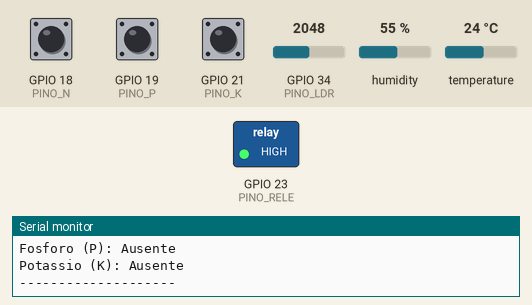
Recording of a sketch running on a simulated ESP32. Parts: switched loads named in the sketch (green lamp = pin HIGH), the last lines printed to the serial monitor. The inputs (shaded band) are chosen by the test bench; at power-on: humidity 55 %, GPIO 18 (PINO_N) HIGH, GPIO 19 (PINO_P) HIGH, GPIO 21 (PINO_K) HIGH, GPIO 34 (PINO_LDR) = 2048, temperature 24 °C.

Above: at 2.8 s.
2.9 s: humidity set to 51 %
5.6 s: humidity set to 48 %
At 6.7 s:
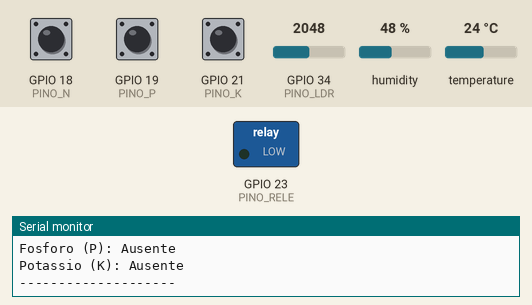
19.7 s: humidity set to 68 %
At 20.6 s:
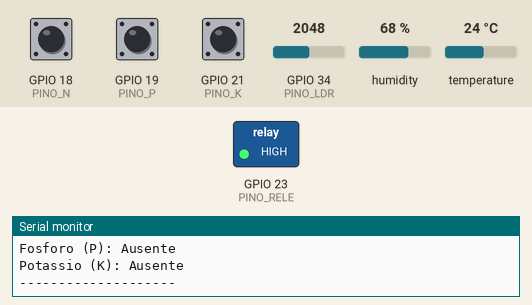
Timing chart, 0 to 22.7 s (numbered marks = the images above; inputs shaded):
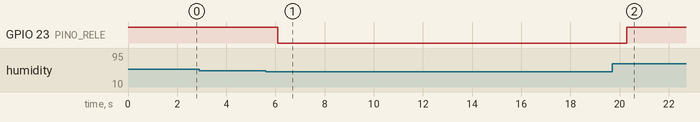

Measured:
- the behaviour switches between 50 and 49 % on humidity (found by bisection; images 0 and 1)
- after the input at 5.6 s, GPIO 23 (PINO_RELE): HIGH → LOW after 0.49 s
- after the input at 19.7 s, GPIO 23 (PINO_RELE): LOW → HIGH after 0.58 s

The sketch:

sketch.ino
```cpp
#include <DHTesp.h>

// Pinos do FarmTech
const int PINO_DHT = 15;
const int PINO_LDR = 34;
const int PINO_RELE = 23;
const int PINO_N = 18;
const int PINO_P = 19;
const int PINO_K = 21;

DHTesp dht;

void setup() {
  Serial.begin(115200);

  dht.setup(PINO_DHT, DHTesp::DHT22);
  pinMode(PINO_RELE, OUTPUT);
  digitalWrite(PINO_RELE, HIGH);
  pinMode(PINO_N, INPUT_PULLUP);
  pinMode(PINO_P, INPUT_PULLUP);
  pinMode(PINO_K, INPUT_PULLUP);

  Serial.println("FarmTech Solutions");
  Serial.println("Monitoramento de Solo e NPK");
}

void loop() {

  int luminosidade = analogRead(PINO_LDR);
  // Conversao do LDR para pH simulado
float phSolo = luminosidade * 14.0 / 4095.0;
  TempAndHumidity dados = dht.getTempAndHumidity();

  // Controle automatico da irrigacao
if (isnan(dados.humidity)) {
  digitalWrite(PINO_RELE, HIGH);
  Serial.println("ERRO: Irrigacao desligada!");
} else if (dados.humidity < 50.0) {
  digitalWrite(PINO_RELE, LOW);
  Serial.println("IRRIGACAO LIGADA - Solo seco!");
} else {
  digitalWrite(PINO_RELE, HIGH);
  Serial.println("IRRIGACAO DESLIGADA - Umidade adequada!");
}

  Serial.println("----- FARMTECH -----");
Serial.print("Luminosidade (LDR): ");
Serial.println(luminosidade);
Serial.print("pH simulado do solo: ");
Serial.println(phSolo, 2);
  if (isnan(dados.humidity) || isnan(dados.temperature)) {
    Serial.println("Erro na leitura do DHT22!");
  } else {
    Serial.print("Umidade simulada do solo: ");
    Serial.print(dados.humidity);
    Serial.println("%");

    Serial.print("Temperatura: ");
    Serial.print(dados.temperature);
    Serial.println(" C");
  }

  Serial.print("Nitrogenio (N): ");
  Serial.println(digitalRead(PINO_N) == LOW ? "Presente" : "Ausente");

  Serial.print("Fosforo (P): ");
  Serial.println(digitalRead(PINO_P) == LOW ? "Presente" : "Ausente");

  Serial.print("Potassio (K): ");
  Serial.println(digitalRead(PINO_K) == LOW ? "Presente" : "Ausente");

  Serial.println("--------------------");

  delay(2000);
}
```
